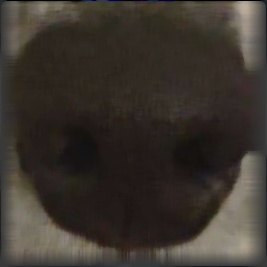
#> input picture data/mini/train/1013/1013_dog_0.jpg, 267 x 267 px
$ python -i transforms.py   (imports and definitions only)
#> lines starting #> are read from the running program, lines starting #| are printed output that depends on the picture
#utils/transforms.py
from torchvision import transforms
import cv2
import numpy as np
from PIL import Image

#CLAHE= 대비 향상 기법
#Unsharp Mask=원본과 블러 이미지 차이 강조 ->테두리,디테일 선명하게
#RandomHorizontalFlip 좌우반전
class CLAHEandSharpen:
    def __init__(self, clip_limit=2.0, tile_grid_size=(8, 8), sigma=1.0):
        self.clip_limit = clip_limit
        self.tile_grid_size = tile_grid_size
        self.sigma = sigma

    def __call__(self, img):
        img_np = np.array(img)
        lab = cv2.cvtColor(img_np, cv2.COLOR_RGB2LAB)
#> lab: shape (267, 267, 3); mean of channels 0, 1, 2 56, 129.7, 133.2
        l, a, b = cv2.split(lab)
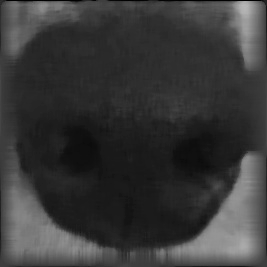
#> l: shape (267, 267); min 0, max 184, mean 56
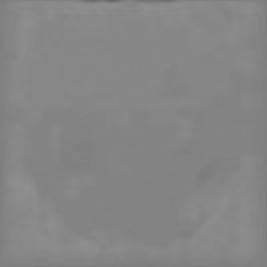
#> b: shape (267, 267); min 99, max 145, mean 133.2
        clahe = cv2.createCLAHE(clipLimit=self.clip_limit, tileGridSize=self.tile_grid_size)
        l_eq = clahe.apply(l)
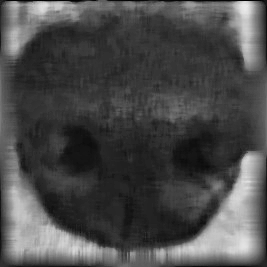
#> l_eq: shape (267, 267); min 1, max 234, mean 74.5
        lab_eq = cv2.merge((l_eq, a, b))
#> lab_eq: shape (267, 267, 3); mean of channels 0, 1, 2 74.5, 129.7, 133.2
        img_eq = cv2.cvtColor(lab_eq, cv2.COLOR_LAB2RGB)
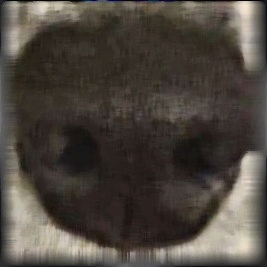
#> img_eq: shape (267, 267, 3); mean R, G, B 76.6, 69.7, 62.8

        blur = cv2.GaussianBlur(img_eq, (0, 0), sigmaX=self.sigma)
        sharpened = cv2.addWeighted(img_eq, 1.5, blur, -0.5, 0)

        return Image.fromarray(sharpened)


def get_train_transform(img_size=224):
    return transforms.Compose([
        transforms.Resize((img_size, img_size)),
        CLAHEandSharpen(clip_limit=2.0, tile_grid_size=(8, 8), sigma=1.0),
        transforms.RandomHorizontalFlip(p=0.5),
        transforms.ToTensor(),
        transforms.Normalize(
            mean=[0.485, 0.456, 0.406],
            std=[0.229, 0.224, 0.225]
        )
    ])


def get_val_transform(img_size=224):
    return transforms.Compose([
        transforms.Resize((img_size, img_size)),
        transforms.ToTensor(),
        transforms.Normalize(
            mean=[0.485, 0.456, 0.406],
            std=[0.229, 0.224, 0.225]
        )
    ])

>>> import cv2
>>> picture = cv2.cvtColor(cv2.imread('../data/mini/train/1013/1013_dog_0.jpg'), cv2.COLOR_BGR2RGB)
>>> result = CLAHEandSharpen()(picture)
